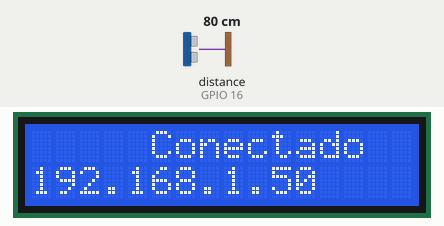
A sketch run on a simulated ESP8266 (NodeMCU). Parts: 16×2 character LCD. Wiring (inferred from the names in the program): ultrasonic range finder: trigger GPIO 1; echo GPIO 16. The inputs (shaded band) are chosen by the test bench; at power-on: distance to the obstacle (sensor on GPIO 16) 80 cm. The echo pulse lasts 58.3 µs per cm; WiFi joins after 1.5 s; servers stay silent unless stated; what the sketch prints to the serial monitor is not drawn.

Above: at 5.1 s.
At 7.4 s:
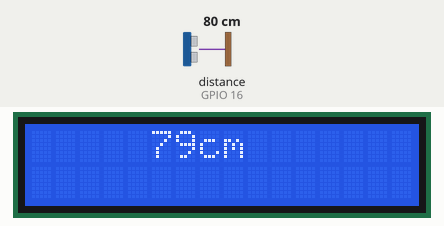
7.5 s: distance to the obstacle (sensor on GPIO 16) set to 2 cm
At 8.2 s:
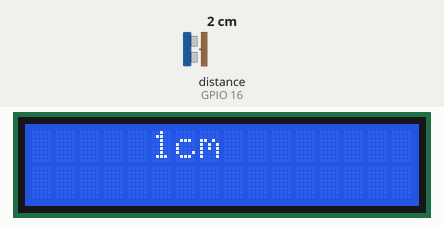
9.0 s: distance to the obstacle (sensor on GPIO 16) set to 4 cm
At 9.9 s:
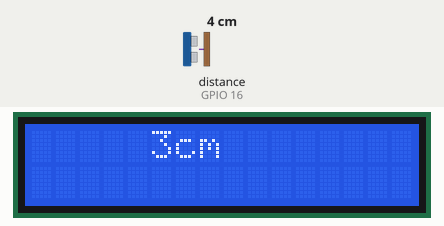
10.5 s: distance to the obstacle (sensor on GPIO 16) set to 9 cm
At 11.7 s:
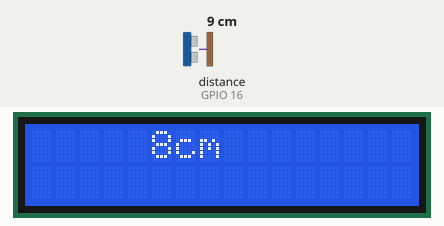
Timing chart, 0 to 13.5 s (numbered marks = the images above; inputs shaded):
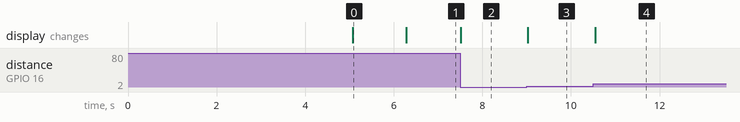

Measured:
- after the input at 7.5 s, the display: changes at once (image 2)
- after the input at 9.0 s, the display: changes at once (image 3)
- after the input at 10.5 s, the display: changes at once (image 4)
- what the display in image 0 shows lasts 1.2 s, from 5.1 s to 6.3 s

The sketch:

codigo_com_LCD_e_wifi_mais_simples.ino
```cpp
#include <ESP8266WiFi.h>
#include <LiquidCrystal.h>
#include <ThingSpeak.h>

// Definição dos pinos do sensor
#define trigPin 1
#define echoPin 16

// Definição dos parâmetros do ThingSpeak
#define CHANNEL_ID 2523387
#define CHANNEL_API_KEY "LY10NBOMTBEVNDOJ"

// Definição dos parâmetros do WiFi
const char *rede = "LINKNET_JANETE _2.4G";
const char *senha = "jkgl0812";

WiFiClient wifiClient;

int distancia = 0;
String strDistancia = String(distancia);

// Definição dos pinos do LCD
LiquidCrystal lcd(14, 12, 13, 15, 2, 0);

void setup() {
  lcd.begin(16, 2); // Define a dimensão do LCD

  pinMode(trigPin, OUTPUT);
  pinMode(echoPin, INPUT);

  Serial.begin(115200);

  fazerConexaoWifi();

  ThingSpeak.begin(wifiClient);
}

void loop() {
  manterConexao();
  sensorRun();

  distancia = calcularDistancia();
  strDistancia = String(distancia);

  lcdRun();
  enviarDados(strDistancia);
  Serial.println(strDistancia);
}

void manterConexao() {
  // Verifica o estado da conexão WiFi
  if (WiFi.status() != WL_CONNECTED) {
    fazerConexaoWifi();
  }
}

void fazerConexaoWifi() {
  // Faz a conexão WiFi
  lcd.clear();
  lcd.setCursor(0, 0);
  lcd.print("Conectando......");

  WiFi.begin(rede, senha);
  while (WiFi.status() != WL_CONNECTED) {
    Serial.print("Conectando a ");
    Serial.println(WiFi.SSID());
    delay(5000);
  }
  // Conexão estabelecida
  Serial.print("Conectado à rede! Endereço IP do ESP -> ");
  Serial.println(WiFi.localIP());
  lcd.clear();
  lcd.setCursor(5, 0);
  lcd.print("Conectado");
  lcd.setCursor(0, 1);
  lcd.print(WiFi.localIP());
  delay(1200);
}

void sensorRun() {
  // Ativação do sensor
  digitalWrite(trigPin, HIGH);
  delayMicroseconds(10);
  digitalWrite(trigPin, LOW);
}

float calcularDistancia() {
  // Cálculo da distância
  return (pulseIn(echoPin, HIGH) * 0.034 / 2);
}

void lcdRun() {
  // Exibição da distância no LCD
  lcd.clear();
  lcd.setCursor(5, 0);
  lcd.print(distancia, 1);
  lcd.print("cm");
}

void enviarDados(String strDistancia) {
  // Envio dos dados para o ThingSpeak
  ThingSpeak.writeField(CHANNEL_ID, 1, strDistancia, CHANNEL_API_KEY);
}
```
